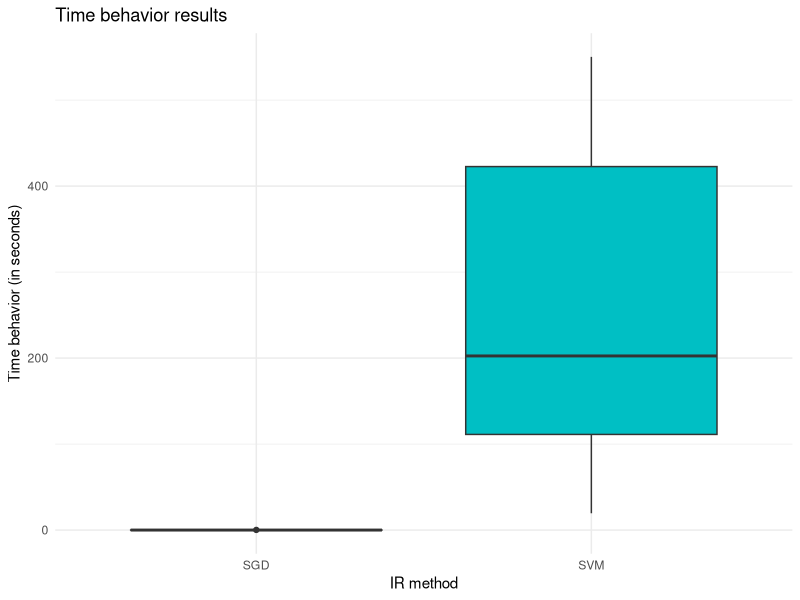

Here is the R script that generated this plot:
#loading library
require("ggplot2")

# selecting the current directory
setwd("/Users/tassiovale/Dropbox/PhD Thesis/trace2vary/trace_recovery/results/")

# read csv file
data <- read.csv("2018-05-09_17h37m_output.csv")

chart <- ggplot(data=data, aes(x=method, y=performance, fill=method)) +
    geom_boxplot() +
    theme_minimal() +
    ggtitle("Time behavior results") +
    labs(x="IR method", y="Time behavior (in seconds)") +
    scale_fill_discrete(guide=FALSE)

ggsave("2018-05-09_17h37m_performanceavg_chart.eps")